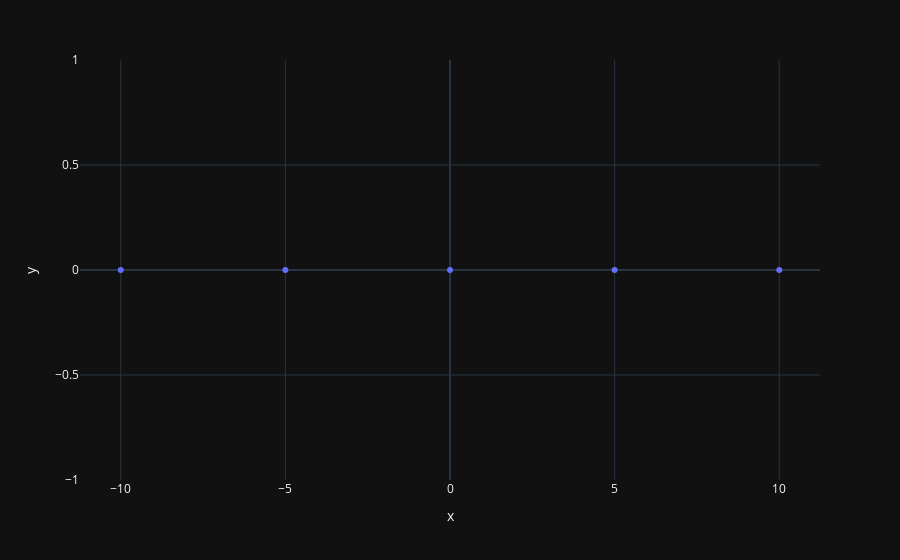

Notebook code cell kept with this figure:
### Code cell
px.scatter(x=g[:, 0], y=0 * g[:, 0])

### Figure 1 — Plotly figure (JSON) as saved in the notebook; plotly's stock layout.template omitted (floating-point values rounded to 4 significant figures)
{"data": [{"hovertemplate": "x=%{x}<br>y=%{y}<extra></extra>", "legendgroup": "", "marker": {"color": "#636efa", "symbol": "circle"}, "mode": "markers", "name": "", "orientation": "v", "showlegend": false, "type": "scatter", "x": [-10, -5, 0, 5, 10], "xaxis": "x", "y": [0, 0, 0, 0, 0], "yaxis": "y"}], "layout": {"legend": {"tracegroupgap": 0}, "margin": {"t": 60}, "xaxis": {"anchor": "y", "domain": [0, 1], "title": {"text": "x"}}, "yaxis": {"anchor": "x", "domain": [0, 1], "title": {"text": "y"}}}}
